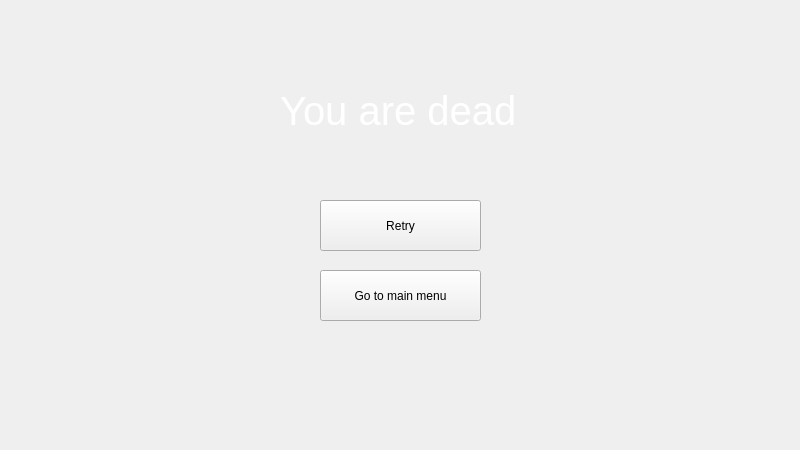
<?xml version="1.0" encoding="UTF-8"?>
<ui version="4.0">
 <class>DeathScreen</class>
 <widget class="QWidget" name="DeathScreen">
  <property name="geometry">
   <rect>
    <x>0</x>
    <y>0</y>
    <width>800</width>
    <height>450</height>
   </rect>
  </property>
  <property name="windowTitle">
   <string>Form</string>
  </property>
  <widget class="TextImage" name="label">
   <property name="geometry">
    <rect>
     <x>280</x>
     <y>80</y>
     <width>251</width>
     <height>61</height>
    </rect>
   </property>
   <property name="font">
    <font>
     <pointsize>30</pointsize>
    </font>
   </property>
   <property name="styleSheet">
    <string notr="true">color: white;</string>
   </property>
   <property name="text">
    <string>You are dead</string>
   </property>
  </widget>
  <widget class="Button" name="mainmenubtn">
   <property name="geometry">
    <rect>
     <x>320</x>
     <y>270</y>
     <width>161</width>
     <height>51</height>
    </rect>
   </property>
   <property name="text">
    <string>Go to main menu</string>
   </property>
  </widget>
  <widget class="Button" name="retrybtn">
   <property name="geometry">
    <rect>
     <x>320</x>
     <y>200</y>
     <width>161</width>
     <height>51</height>
    </rect>
   </property>
   <property name="text">
    <string>Retry</string>
   </property>
  </widget>
 </widget>
 <customwidgets>
  <customwidget>
   <class>TextImage</class>
   <extends>QLabel</extends>
   <header>data/widgets/textimage.h</header>
  </customwidget>
  <customwidget>
   <class>Button</class>
   <extends>QPushButton</extends>
   <header>data/widgets/button.h</header>
  </customwidget>
 </customwidgets>
 <resources/>
 <connections/>
</ui>
